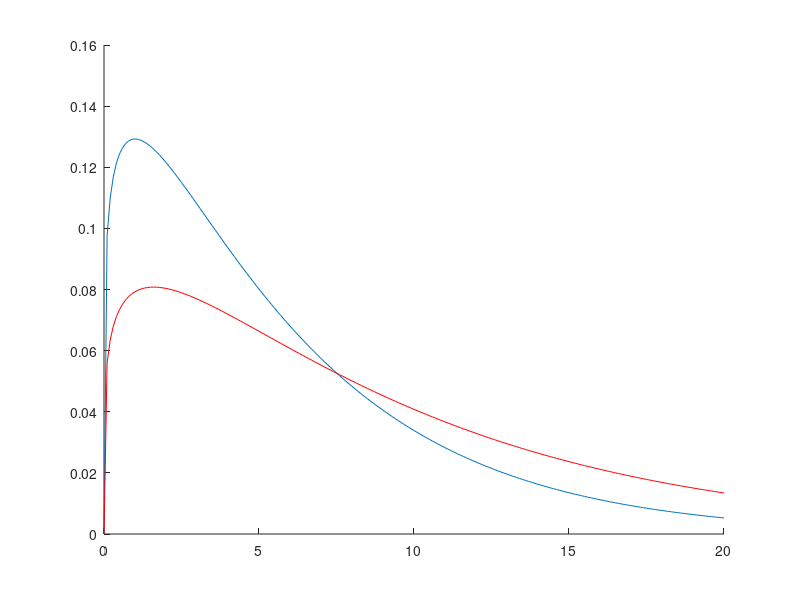

This chart was generated by the following MATLAB code:
clear all
close all
clc

X = 0:0.1:20;
Y = gampdf(X,1.2,5.0);
Y2 = gampdf(X,1.2,8.0);
figure;
hold on
plot(X,Y)
plot(X,Y2,'r')
